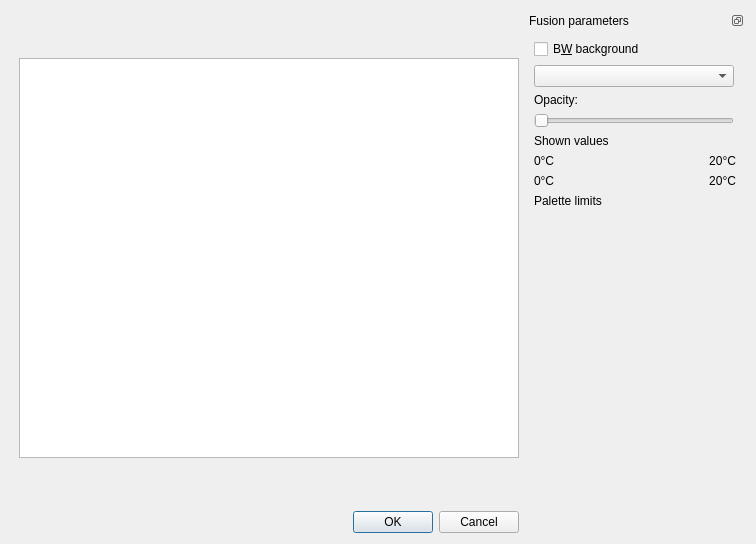
<?xml version="1.0" encoding="UTF-8"?>
<ui version="4.0">
 <class>Dialog</class>
 <widget class="QDialog" name="Dialog">
  <property name="geometry">
   <rect>
    <x>0</x>
    <y>0</y>
    <width>756</width>
    <height>544</height>
   </rect>
  </property>
  <property name="windowTitle">
   <string>Dialog</string>
  </property>
  <property name="styleSheet">
   <string notr="true"/>
  </property>
  <layout class="QGridLayout" name="gridLayout">
   <item row="1" column="1">
    <widget class="QGraphicsView" name="view">
     <property name="minimumSize">
      <size>
       <width>500</width>
       <height>400</height>
      </size>
     </property>
     <property name="maximumSize">
      <size>
       <width>500</width>
       <height>400</height>
      </size>
     </property>
    </widget>
   </item>
   <item row="2" column="0" colspan="2">
    <widget class="QDialogButtonBox" name="buttonBox">
     <property name="orientation">
      <enum>Qt::Horizontal</enum>
     </property>
     <property name="standardButtons">
      <set>QDialogButtonBox::Cancel|QDialogButtonBox::Ok</set>
     </property>
    </widget>
   </item>
   <item row="1" column="2">
    <widget class="QDockWidget" name="dockWidget">
     <property name="minimumSize">
      <size>
       <width>220</width>
       <height>256</height>
      </size>
     </property>
     <property name="maximumSize">
      <size>
       <width>220</width>
       <height>524287</height>
      </size>
     </property>
     <property name="features">
      <set>QDockWidget::DockWidgetFloatable|QDockWidget::DockWidgetMovable</set>
     </property>
     <property name="windowTitle">
      <string>Fusion parameters</string>
     </property>
     <widget class="QWidget" name="dockWidgetContents">
      <layout class="QVBoxLayout" name="verticalLayout">
       <item>
        <widget class="QCheckBox" name="grayscaleCheckbox">
         <property name="text">
          <string>B&amp;W background</string>
         </property>
        </widget>
       </item>
       <item>
        <widget class="QComboBox" name="modeComboBox">
         <property name="minimumSize">
          <size>
           <width>200</width>
           <height>0</height>
          </size>
         </property>
         <property name="maximumSize">
          <size>
           <width>200</width>
           <height>16777215</height>
          </size>
         </property>
        </widget>
       </item>
       <item>
        <widget class="QLabel" name="label">
         <property name="minimumSize">
          <size>
           <width>200</width>
           <height>0</height>
          </size>
         </property>
         <property name="maximumSize">
          <size>
           <width>200</width>
           <height>16777215</height>
          </size>
         </property>
         <property name="text">
          <string>Opacity:</string>
         </property>
        </widget>
       </item>
       <item>
        <widget class="QSlider" name="opacitySlider">
         <property name="minimumSize">
          <size>
           <width>200</width>
           <height>0</height>
          </size>
         </property>
         <property name="maximumSize">
          <size>
           <width>200</width>
           <height>16777215</height>
          </size>
         </property>
         <property name="orientation">
          <enum>Qt::Horizontal</enum>
         </property>
        </widget>
       </item>
       <item>
        <widget class="QLabel" name="label_2">
         <property name="text">
          <string>Shown values</string>
         </property>
        </widget>
       </item>
       <item>
        <layout class="QVBoxLayout" name="verticalLayout_2">
         <item>
          <layout class="QHBoxLayout" name="horizontalLayout">
           <item>
            <widget class="QLabel" name="label_min">
             <property name="text">
              <string>0°C</string>
             </property>
            </widget>
           </item>
           <item>
            <widget class="QLabel" name="label_max">
             <property name="layoutDirection">
              <enum>Qt::LeftToRight</enum>
             </property>
             <property name="text">
              <string>20°C</string>
             </property>
             <property name="alignment">
              <set>Qt::AlignRight|Qt::AlignTrailing|Qt::AlignVCenter</set>
             </property>
            </widget>
           </item>
          </layout>
         </item>
        </layout>
       </item>
       <item>
        <layout class="QVBoxLayout" name="verticalLayout_3">
         <item>
          <layout class="QHBoxLayout" name="horizontalLayout_2">
           <item>
            <widget class="QLabel" name="label_min_2">
             <property name="text">
              <string>0°C</string>
             </property>
            </widget>
           </item>
           <item>
            <widget class="QLabel" name="label_max_2">
             <property name="layoutDirection">
              <enum>Qt::LeftToRight</enum>
             </property>
             <property name="text">
              <string>20°C</string>
             </property>
             <property name="alignment">
              <set>Qt::AlignRight|Qt::AlignTrailing|Qt::AlignVCenter</set>
             </property>
            </widget>
           </item>
          </layout>
         </item>
        </layout>
       </item>
       <item>
        <widget class="QLabel" name="label_3">
         <property name="text">
          <string>Palette limits</string>
         </property>
        </widget>
       </item>
       <item>
        <spacer name="verticalSpacer">
         <property name="orientation">
          <enum>Qt::Vertical</enum>
         </property>
         <property name="sizeHint" stdset="0">
          <size>
           <width>20</width>
           <height>40</height>
          </size>
         </property>
        </spacer>
       </item>
      </layout>
     </widget>
    </widget>
   </item>
  </layout>
 </widget>
 <resources/>
 <connections>
  <connection>
   <sender>buttonBox</sender>
   <signal>accepted()</signal>
   <receiver>Dialog</receiver>
   <slot>accept()</slot>
   <hints>
    <hint type="sourcelabel">
     <x>248</x>
     <y>254</y>
    </hint>
    <hint type="destinationlabel">
     <x>157</x>
     <y>274</y>
    </hint>
   </hints>
  </connection>
  <connection>
   <sender>buttonBox</sender>
   <signal>rejected()</signal>
   <receiver>Dialog</receiver>
   <slot>reject()</slot>
   <hints>
    <hint type="sourcelabel">
     <x>316</x>
     <y>260</y>
    </hint>
    <hint type="destinationlabel">
     <x>286</x>
     <y>274</y>
    </hint>
   </hints>
  </connection>
 </connections>
</ui>
